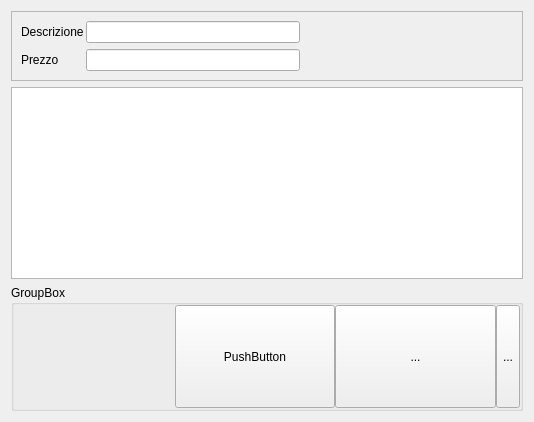
<?xml version="1.0" encoding="UTF-8"?>
<ui version="4.0">
 <class>Form01</class>
 <widget class="QWidget" name="Form01">
  <property name="windowModality">
   <enum>Qt::WindowModal</enum>
  </property>
  <property name="geometry">
   <rect>
    <x>0</x>
    <y>0</y>
    <width>534</width>
    <height>422</height>
   </rect>
  </property>
  <property name="windowTitle">
   <string>Form</string>
  </property>
  <layout class="QVBoxLayout" name="verticalLayout_3">
   <item>
    <layout class="QVBoxLayout" name="verticalLayout_2">
     <item>
      <widget class="QFrame" name="frame">
       <property name="frameShape">
        <enum>QFrame::StyledPanel</enum>
       </property>
       <property name="frameShadow">
        <enum>QFrame::Raised</enum>
       </property>
       <layout class="QVBoxLayout" name="verticalLayout">
        <item>
         <layout class="QGridLayout" name="gridLayout">
          <property name="horizontalSpacing">
           <number>2</number>
          </property>
          <item row="0" column="0">
           <widget class="QLabel" name="label">
            <property name="text">
             <string>Descrizione</string>
            </property>
           </widget>
          </item>
          <item row="0" column="1">
           <widget class="QLineEdit" name="lineEdit"/>
          </item>
          <item row="1" column="0">
           <widget class="QLabel" name="label_2">
            <property name="text">
             <string>Prezzo</string>
            </property>
           </widget>
          </item>
          <item row="1" column="1">
           <widget class="QLineEdit" name="lineEdit_2">
            <property name="maxLength">
             <number>5</number>
            </property>
           </widget>
          </item>
          <item row="1" column="2">
           <spacer name="horizontalSpacer">
            <property name="orientation">
             <enum>Qt::Horizontal</enum>
            </property>
            <property name="sizeHint" stdset="0">
             <size>
              <width>40</width>
              <height>20</height>
             </size>
            </property>
           </spacer>
          </item>
         </layout>
        </item>
       </layout>
      </widget>
     </item>
     <item>
      <widget class="QListWidget" name="listWidget"/>
     </item>
    </layout>
   </item>
   <item>
    <widget class="QGroupBox" name="groupBox">
     <property name="title">
      <string>GroupBox</string>
     </property>
     <property name="flat">
      <bool>true</bool>
     </property>
     <property name="checkable">
      <bool>false</bool>
     </property>
     <layout class="QHBoxLayout" name="horizontalLayout">
      <property name="spacing">
       <number>0</number>
      </property>
      <property name="margin">
       <number>0</number>
      </property>
      <item>
       <widget class="QPictureButton" name="pictureButton">
        <property name="sizePolicy">
         <sizepolicy hsizetype="Expanding" vsizetype="Fixed">
          <horstretch>1</horstretch>
          <verstretch>0</verstretch>
         </sizepolicy>
        </property>
        <property name="toolTip">
         <string/>
        </property>
        <property name="whatsThis">
         <string/>
        </property>
       </widget>
      </item>
      <item>
       <widget class="QPushButton" name="pushButton">
        <property name="sizePolicy">
         <sizepolicy hsizetype="Expanding" vsizetype="Expanding">
          <horstretch>1</horstretch>
          <verstretch>0</verstretch>
         </sizepolicy>
        </property>
        <property name="text">
         <string>PushButton</string>
        </property>
        <property name="flat">
         <bool>false</bool>
        </property>
       </widget>
      </item>
      <item>
       <widget class="QToolButton" name="toolButton_1">
        <property name="sizePolicy">
         <sizepolicy hsizetype="Expanding" vsizetype="Expanding">
          <horstretch>1</horstretch>
          <verstretch>0</verstretch>
         </sizepolicy>
        </property>
        <property name="text">
         <string>...</string>
        </property>
       </widget>
      </item>
      <item>
       <widget class="QToolButton" name="toolButton_2">
        <property name="sizePolicy">
         <sizepolicy hsizetype="Expanding" vsizetype="Expanding">
          <horstretch>0</horstretch>
          <verstretch>0</verstretch>
         </sizepolicy>
        </property>
        <property name="text">
         <string>...</string>
        </property>
       </widget>
      </item>
     </layout>
    </widget>
   </item>
  </layout>
 </widget>
 <customwidgets>
  <customwidget>
   <class>QPictureButton</class>
   <extends>QWidget</extends>
   <header>QPictureButton.h</header>
  </customwidget>
 </customwidgets>
 <resources/>
 <connections/>
</ui>
